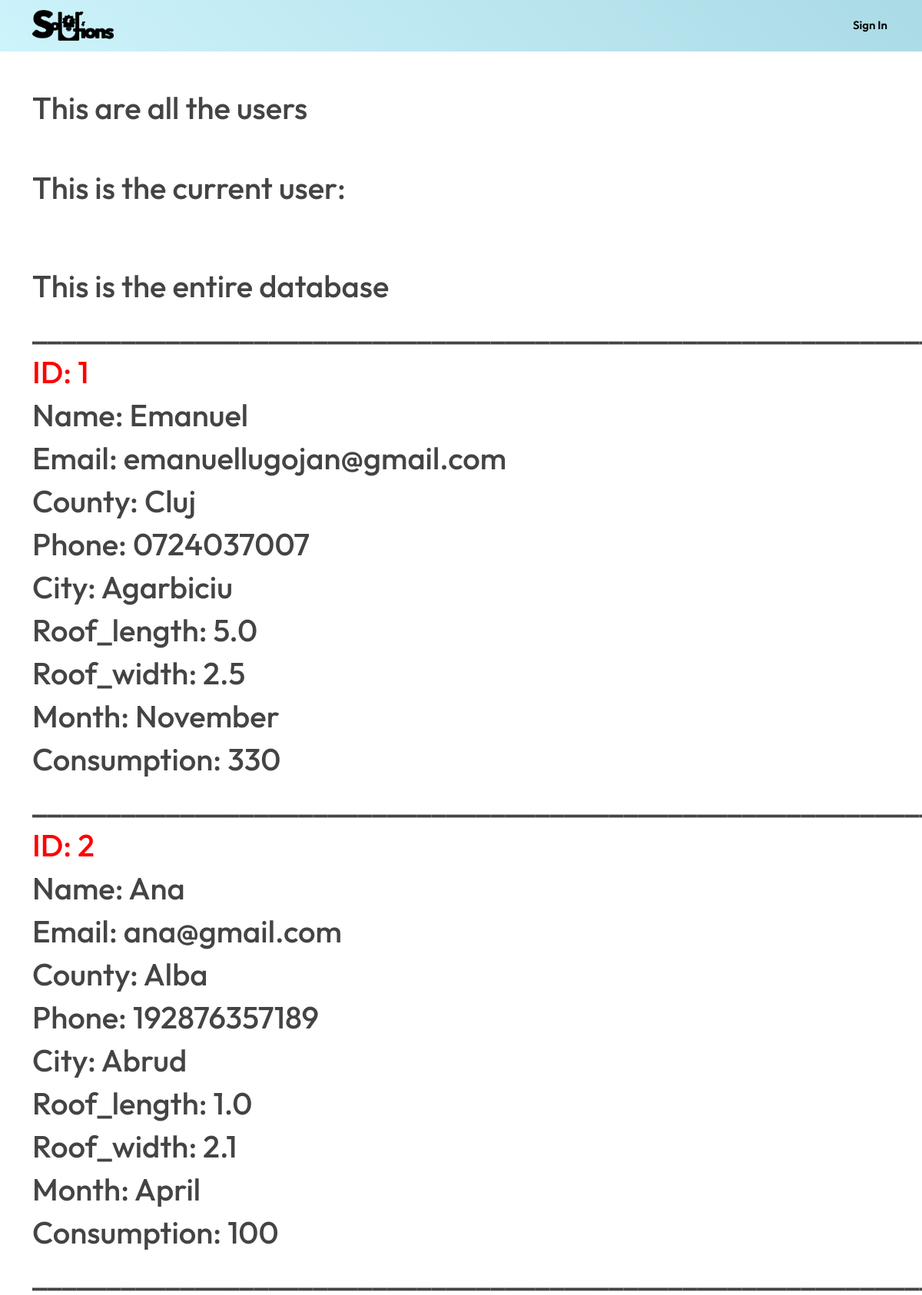
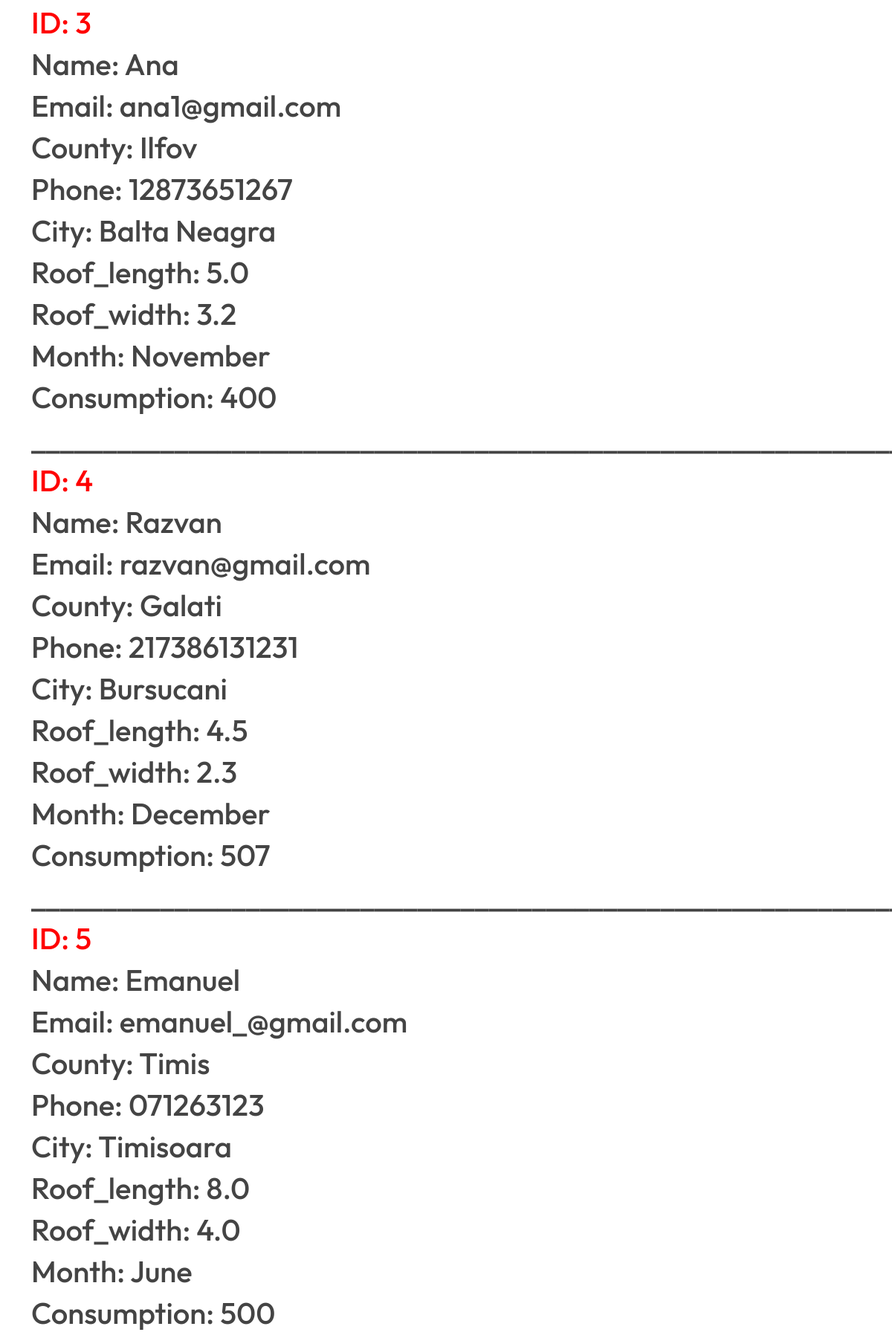
The page /database (upper part) on the database its author committed (2 pictures, top to bottom).
### website/models.py (models this page shows)
class User(db.Model, UserMixin):
    id = db.Column(db.Integer, primary_key=True)
    name = db.Column(db.String(150))
    email = db.Column(db.String(150), unique=True)
    password = db.Column(db.String(150))
    phone = db.Column(db.String(150))
    county = db.Column(db.String(150))
    city = db.Column(db.String(150))
    roof_length = db.Column(db.Float)
    roof_width = db.Column(db.Float)
    month = db.Column(db.String(150))
    consumption = db.Column(db.Integer)

### website/views.py (the view)
@views.route('/database')
def database():
    return render_template('database.html', user=current_user, table_user=User.query.all())

### website/templates/database.html (shortened to what this page needs)
{% extends "header_footer_general.html" %}
{% block content %}
<h1>This are all the users</h1>
<br>
<br>
<h1>This is the current user:</h1>
<br>
<br>
<br>
<h1>This is the entire database</h1>
{% for user in table_user %}
<h1>____________________________________________________________________</h1>
<h1 style="color: red;"> ID: {{user.id}} </h1>
<h1>Name: {{user.name}}</h1>
<h1>Email: {{user.email}}</h1>
<h1>County: {{user.county}}</h1>
<h1>Phone: {{user.phone}}</h1>
<h1>City: {{user.city}}</h1>
<h1>Roof_length: {{user.roof_length}}</h1>
<h1>Roof_width: {{user.roof_width}}</h1>
<h1>Month: {{user.month}}</h1>
<h1>Consumption: {{user.consumption}}</h1>
{% endfor %}
{% endblock %}

### website/templates/header_footer_general.html (shortened to what this page needs)
<!DOCTYPE html>
<html lang="en">
<head>
  <link rel="stylesheet" type="text/css" href = "{{ url_for('static',filename='assets/vendor/aos/aos.css') }}">
  <link rel="stylesheet" type="text/css" href = "{{ url_for('static',filename='assets/vendor/bootstrap/css/bootstrap.min.css') }}">
  <link rel="stylesheet" type="text/css" href = "{{ url_for('static',filename='assets/vendor/bootstrap-icons/bootstrap-icons.css') }}">
  <link rel="stylesheet" type="text/css" href = "{{ url_for('static',filename='assets/vendor/boxicons/css/boxicons.min.css') }}">
  <link rel="stylesheet" type="text/css" href = "{{ url_for('static',filename='assets/vendor/glightbox/css/glightbox.min.css') }}">
  <link rel="stylesheet" type="text/css" href = "{{ url_for('static',filename='assets/vendor/swiper/swiper-bundle.min.css') }}">
  <link rel="stylesheet" type="text/css" href = "{{ url_for('static',filename='assets/css/style.css') }}">
</head>
<body>
    <header id="header" class="fixed-top header-inner-pages">
    <div class="container d-flex align-items-center justify-content-between">
       <a href="/" class="logo"><img src="{{ url_for('static',filename='assets/img/logo.png') }}" alt="" class="img-fluid"></a>
      <nav id="navbar" class="navbar">
        <ul>
          {% if user.is_authenticated %}
              <li><a class="nav-link scrollto" href="/profile">Profile</a></li>
              <li><a class="nav-link scrollto" href="/calculator">Calculator</a></li>
          {% else %}
              <li><a class="nav-link scrollto" href="/SIgnInSignUp">Sign In</a></li>
          {% endif %}
        </ul>
      </nav>
    </div>
  </header>
    <section class="inner-page">
      <div class="container">
        <p>
         {% block content %}{% endblock %}
        </p>
      </div>
    </section>
</body>
</html>

### website/static/assets/css/style.css (style rules this page uses)
body { font-family: "Outfit", sans-serif; color: #444444; }
a { color: #30849E; text-decoration: none; }
h1, h2, h3, h4, h5, h6 { font-family: "Outfit", sans-serif; }
#header { transition: all 0.5s; z-index: 997; padding: 20px 0; }
#header.header-scrolled, #header.header-inner-pages { background: linear-gradient(45deg, #D3F7FF, #4694a6); background-size: 400% 400%; -webkit-animation: AnimationName 10s ease infinite; -moz-animation: AnimationName 10s ease infinite; animation: AnimationName 10s ease infinite; padding: 12px 0; }
#header .logo { font-size: 32px; margin: 0; padding: 0; line-height: 1; font-weight: 400; letter-spacing: 2px; text-transform: uppercase; }
#header .logo img { max-height: 40px; }
.navbar { padding: 0; }
.navbar ul { margin: 0; padding: 0; display: flex; list-style: none; align-items: center; }
.navbar li { position: relative; }
.navbar > ul > li { padding: 10px 0 10px 24px; }
.navbar a, .navbar a:focus { display: flex; align-items: center; justify-content: space-between; padding: 0 3px; font-family: "Poppins", Outfit; font-size: 15px; font-weight: 600; color: black; white-space: nowrap; transition: 0.3s; position: relative; }
.navbar > ul > li > a:before { content: ""; position: absolute; width: 100%; height: 2px; bottom: -5px; left: 0; background-color: #fff; visibility: hidden; width: 0px; transition: all 0.3s ease-in-out 0s; }
section { padding: 100px 0; overflow: hidden; }

### rows shown on the page
User: id "1", name "Emanuel", email "emanuellugojan@gmail.com", county "Cluj", phone "0724037007", city "Agarbiciu", roof_length "5.0", roof_width "2.5", month "November", consumption "330"
User: id "2", name "Ana", email "ana@gmail.com", county "Alba", phone "192876357189", city "Abrud", roof_length "1.0", roof_width "2.1", month "April", consumption "100"
User: id "3", name "Ana", email "ana1@gmail.com", county "Ilfov", phone "12873651267", city "Balta Neagra", roof_length "5.0", roof_width "3.2", month "November", consumption "400"
User: id "4", name "Razvan", email "razvan@gmail.com", county "Galati", phone "217386131231", city "Bursucani", roof_length "4.5", roof_width "2.3", month "December", consumption "507"
User: id "5", name "Emanuel", email "emanuel_@gmail.com", county "Timis", phone "071263123", city "Timisoara", roof_length "8.0", roof_width "4.0", month "June", consumption "500"
